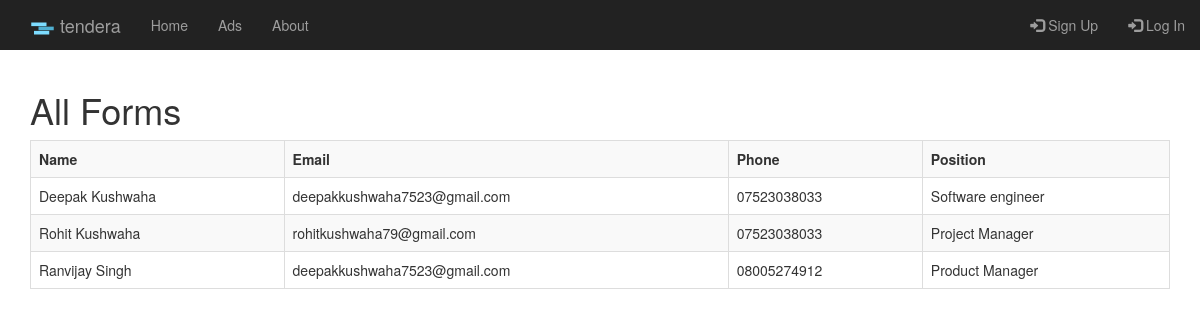
The page /post/allforms/ on the database its author committed.
### post/models.py (models this page shows)
class FForms(models.Model):
    fname = models.CharField(max_length=100)
    lname = models.CharField(max_length=100)
    email = models.CharField(max_length=100)
    phone = models.CharField(max_length=100)
    position = models.CharField(max_length=100)
    resume = models.FileField(max_length=100, upload_to='Resumes/')
    portfolio = models.CharField(max_length=100)
    salary = models.CharField(max_length=100)
    start = models.CharField(max_length=100)
    relocate = models.CharField(max_length=100)
    worked_for = models.CharField(max_length=100)
    comment = models.TextField()

### post/views.py (the view)
# urls.py: path('allforms/', views.allforms, name="allforms"),
def allforms(reqest):
    obj = FForms.objects.all()
    return render(reqest, 'post/allforms.html', {'obj':obj})

### post/templates/post/allforms.html
{% extends "post/base.html" %}
{% block content %}
<h1>All Forms</h1>
<table class="table table-striped table-bordered">
    <tr>
        <th>Name</th>
        <th>Email</th>
        <th>Phone</th>
        <th>Position</th>
    </tr>
{%for i in obj%}
        <tr>
            <td>{{i.fname}} {{i.lname}}</td>
            <td>{{i.email}}</td>
            <td>{{i.phone}}</td>
            <td>{{i.position}}</td>
        </tr>
{%endfor%}
</table>
{%endblock%}

### rows shown on the page
FForms: fname "Deepak", lname "Kushwaha", email "deepakkushwaha7523@gmail.com", phone "07523038033", position "Software engineer"
FForms: fname "Rohit", lname "Kushwaha", email "rohitkushwaha79@gmail.com", phone "07523038033", position "Project Manager"
FForms: fname "Ranvijay", lname "Singh", email "deepakkushwaha7523@gmail.com", phone "08005274912", position "Product Manager"
